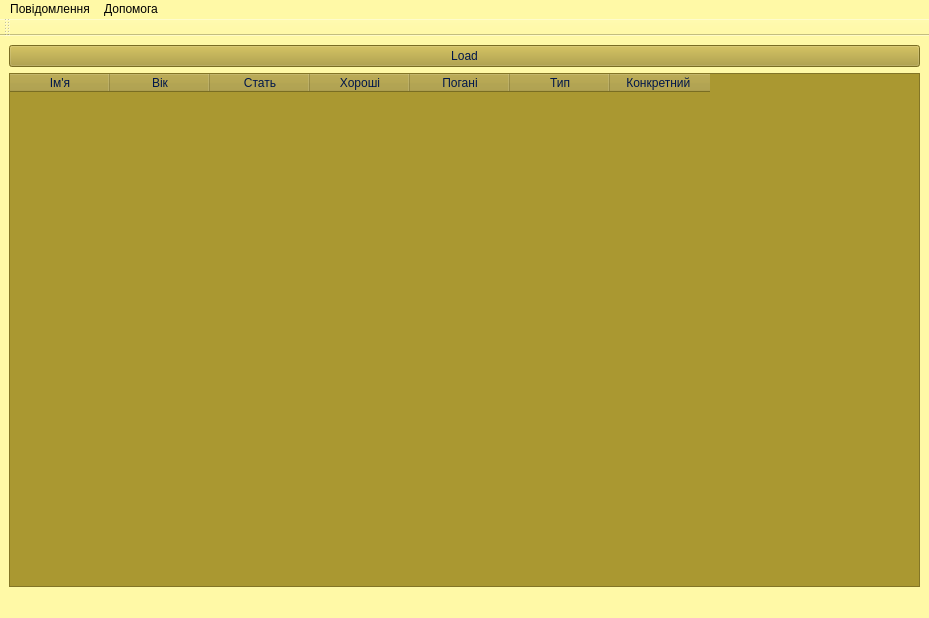
<?xml version="1.0" encoding="UTF-8"?>
<ui version="4.0">
 <class>MainWindow</class>
 <widget class="QMainWindow" name="MainWindow">
  <property name="geometry">
   <rect>
    <x>0</x>
    <y>0</y>
    <width>929</width>
    <height>618</height>
   </rect>
  </property>
  <property name="windowTitle">
   <string>MainWindow</string>
  </property>
  <property name="styleSheet">
   <string notr="true">background-color: rgb(255, 249, 166);</string>
  </property>
  <widget class="QWidget" name="centralwidget">
   <layout class="QVBoxLayout" name="verticalLayout">
    <item>
     <widget class="QPushButton" name="pushButton">
      <property name="styleSheet">
       <string notr="true">font: 700 15pt &quot;Consolas&quot;;
color: rgb(0, 22, 74);
background-color: rgb(170, 152, 49);</string>
      </property>
      <property name="text">
       <string>Load</string>
      </property>
     </widget>
    </item>
    <item>
     <widget class="QTableWidget" name="childrenTable">
      <property name="styleSheet">
       <string notr="true">font: 700 12pt &quot;Consolas&quot;;
color: rgb(0, 22, 74);
background-color: rgb(170, 152, 49);</string>
      </property>
      <column>
       <property name="text">
        <string>Ім'я</string>
       </property>
      </column>
      <column>
       <property name="text">
        <string>Вік</string>
       </property>
      </column>
      <column>
       <property name="text">
        <string>Стать</string>
       </property>
      </column>
      <column>
       <property name="text">
        <string>Хороші</string>
       </property>
      </column>
      <column>
       <property name="text">
        <string>Погані</string>
       </property>
      </column>
      <column>
       <property name="text">
        <string>Тип</string>
       </property>
      </column>
      <column>
       <property name="text">
        <string>Конкретний </string>
       </property>
      </column>
     </widget>
    </item>
   </layout>
  </widget>
  <widget class="QMenuBar" name="menubar">
   <property name="geometry">
    <rect>
     <x>0</x>
     <y>0</y>
     <width>929</width>
     <height>25</height>
    </rect>
   </property>
   <widget class="QMenu" name="menu">
    <property name="title">
     <string>Повідомлення</string>
    </property>
    <addaction name="separator"/>
    <addaction name="action_2"/>
    <addaction name="action_3"/>
    <addaction name="action_4"/>
    <addaction name="action"/>
   </widget>
   <widget class="QMenu" name="menu_2">
    <property name="title">
     <string>Допомога</string>
    </property>
    <addaction name="action_5"/>
   </widget>
   <addaction name="menu"/>
   <addaction name="menu_2"/>
  </widget>
  <widget class="QStatusBar" name="statusbar"/>
  <widget class="QToolBar" name="toolBar">
   <property name="windowTitle">
    <string>toolBar</string>
   </property>
   <attribute name="toolBarArea">
    <enum>TopToolBarArea</enum>
   </attribute>
   <attribute name="toolBarBreak">
    <bool>false</bool>
   </attribute>
  </widget>
  <action name="action_2">
   <property name="text">
    <string>Додати повідомлення</string>
   </property>
  </action>
  <action name="action_3">
   <property name="text">
    <string>Видалити повідомлення</string>
   </property>
  </action>
  <action name="action_4">
   <property name="text">
    <string>Переглянути повідомлення</string>
   </property>
  </action>
  <action name="action_5">
   <property name="text">
    <string>Про програму</string>
   </property>
  </action>
  <action name="action">
   <property name="text">
    <string>Наймолодші діти</string>
   </property>
  </action>
 </widget>
 <resources/>
 <connections/>
</ui>
